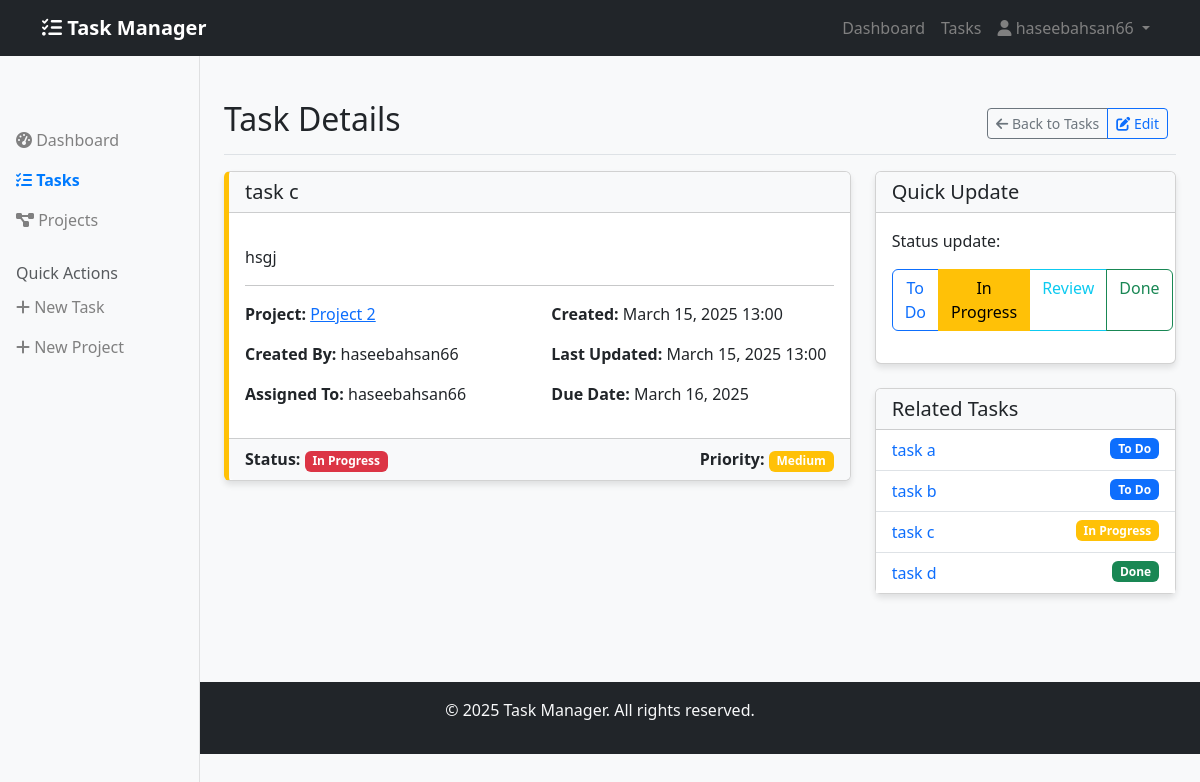
Screenshot of /tasks/task/9/ (signed in) with the database file from the repository.
### users/models.py (models this page shows, shortened)
class User(AbstractUser):
    is_admin = models.BooleanField(default=False)
    groups = models.ManyToManyField(
        'auth.Group',
        verbose_name='groups',
        blank=True,
        related_name='custom_user_set',
        help_text='The groups this user belongs to.'
    )
    user_permissions = models.ManyToManyField(
        'auth.Permission',
        verbose_name='user permissions',
        blank=True,
        related_name='custom_user_permissions',
        help_text='Specific permissions for this user.'
    )

### tasks/models.py (models this page shows, shortened)
class Task(models.Model):
    PRIORITY_CHOICES = [
        ('low', 'Low'),
        ('medium', 'Medium'),
        ('high', 'High'),
    ]
    STATUS_CHOICES = [
        ('todo', 'To Do'),
        ('in_progress', 'In Progress'),
        ('review', 'Review'),
        ('done', 'Done'),
        ('get_priority', 'Priority'),
    ]
    title = models.CharField(max_length=200)
    description = models.TextField(blank=True)
    created_at = models.DateTimeField(auto_now_add=True)
    updated_at = models.DateTimeField(auto_now=True)
    due_date = models.DateField()
    priority = models.CharField(max_length=10, choices=PRIORITY_CHOICES, default='medium')
    status = models.CharField(max_length=20, choices=STATUS_CHOICES, default='todo')
    project = models.ForeignKey(Project, on_delete=models.CASCADE, related_name='tasks')
    assigned_to = models.ForeignKey(settings.AUTH_USER_MODEL, on_delete=models.CASCADE, related_name='assigned_tasks')
    created_by = models.ForeignKey(settings.AUTH_USER_MODEL, on_delete=models.CASCADE, related_name='created_tasks')

class Project(models.Model):
    name = models.CharField(max_length=100)
    description = models.TextField(blank=True)
    created_at = models.DateTimeField(auto_now_add=True)
    created_by = models.ForeignKey(settings.AUTH_USER_MODEL, on_delete=models.CASCADE, related_name='projects')

### tasks/views.py (the view)
# urls.py: path('task/<int:pk>/', TaskDetailView.as_view(), name='task-detail'),
class TaskDetailView(LoginRequiredMixin, DetailView):
    model = Task

### templates/tasks/task_detail.html (shortened to what this page needs)
{% extends "base.html" %}
{% block tasks_active %}active{% endblock %}
{% block content %}
<div class="d-flex justify-content-between flex-wrap flex-md-nowrap align-items-center pt-3 pb-2 mb-3 border-bottom">
    <h1 class="h2">Task Details</h1>
    <div class="btn-toolbar mb-2 mb-md-0">
        <div class="btn-group me-2">
            <a href="{% url 'task-list' %}" class="btn btn-sm btn-outline-secondary">
                <i class="fas fa-arrow-left"></i> Back to Tasks
            </a>
            {% if user.is_superuser or user == task.created_by %}
                <a href="{% url 'task-update' task.id %}" class="btn btn-sm btn-outline-primary">
                    <i class="fas fa-edit"></i> Edit
                </a>
            {% endif %}
        </div>
    </div>
</div>
<div class="row">
    <div class="col-md-8">
        <div class="card mb-4 task-priority-{{ task.priority }}">
            <div class="card-header bg-light">
                <h5 class="card-title mb-0">{{ task.title }}</h5>
            </div>
            <div class="card-body">
                <p class="card-text">{{ task.description|linebreaks }}</p>
                <hr>
                <div class="row">
                    <div class="col-md-6">
                        <p><strong>Project:</strong> <a href="{% url 'project-detail' task.project.id %}">{{ task.project.name }}</a></p>
                        <p><strong>Created By:</strong> {{ task.created_by.username }}</p>
                        <p><strong>Assigned To:</strong> {{ task.assigned_to.username }}</p>
                    </div>
                    <div class="col-md-6">
                        <p><strong>Created:</strong> {{ task.created_at|date:"F d, Y H:i" }}</p>
                        <p><strong>Last Updated:</strong> {{ task.updated_at|date:"F d, Y H:i" }}</p>
                        <p><strong>Due Date:</strong> {{ task.due_date|date:"F d, Y" }}</p>
                    </div>
                </div>
            </div>
            <div class="card-footer bg-light">
                <div class="d-flex justify-content-between">
                    <span>
                        <strong>Status:</strong>
                        <span class="badge bg-{{ task.status|yesno:'danger,success,warning,info' }}">
                            {{ task.get_status_display }}
                        </span>
                    </span>
                    <span>
                        <strong>Priority:</strong>
                        <span class="badge {% if task.priority == 'high' %}bg-danger{% elif task.priority == 'medium' %}bg-warning{% else %}bg-success{% endif %}">
                            {{ task.get_priority_display }}
                        </span>
                    </span>
                </div>
            </div>
        </div>
    </div>
    <div class="col-md-4">
        <div class="card mb-4">
            <div class="card-header bg-light">
                <h5 class="card-title mb-0">Quick Update</h5>
            </div>
            <div class="card-body">
                {% if user.is_superuser or user == task.created_by %}
                    <p>Status update:</p>
                    <form method="post" action="{% url 'task-update' task.id %}">
                        <div class="btn-group d-flex mb-3" role="group">
                            <a href="{% url 'task-update' task.id %}?status=todo" class="btn btn-outline-primary {% if task.status == 'todo' %}active{% endif %}">
                                To Do
                            </a>
                            <a href="{% url 'task-update' task.id %}?status=in_progress" class="btn btn-outline-warning {% if task.status == 'in_progress' %}active{% endif %}">
                                In Progress
                            </a>
                            <a href="{% url 'task-update' task.id %}?status=review" class="btn btn-outline-info {% if task.status == 'review' %}active{% endif %}">
                                Review
                            </a>
                            <a href="{% url 'task-update' task.id %}?status=done" class="btn btn-outline-success {% if task.status == 'done' %}active{% endif %}">
                                Done
                            </a>
                        </div>
                    </form>
                {% else %}
                    <p class="text-muted">You don't have permission to update this task's status.</p>
                {% endif %}
            </div>
        </div>
        <div class="card">
            <div class="card-header bg-light">
                <h5 class="card-title mb-0">Related Tasks</h5>
            </div>
            <div class="card-body p-0">
                <ul class="list-group list-group-flush">
                    {% for related_task in task.project.tasks.all|slice:":5" %}
                        {% if related_task != task %}
                            <li class="list-group-item">
                                <a href="{% url 'task-detail' related_task.id %}" class="text-decoration-none">
                                    {{ related_task.title }}
                                </a>
                                <span class="badge {% if related_task.status == 'done' %}bg-success{% elif related_task.status == 'in_progress' %}bg-warning{% else %}bg-primary{% endif %} float-end">
                                    {{ related_task.get_status_display }}
                                </span>
                            </li>
                        {% endif %}
                    {% empty %}
                        <li class="list-group-item text-center">No related tasks</li>
                    {% endfor %}
                </ul>
            </div>
        </div>
    </div>
</div>
{% endblock %}

### templates/base.html (shortened to what this page needs)
<!DOCTYPE html>
<html lang="en">
<head>
    <link href="https://cdn.jsdelivr.net/npm/bootstrap@5.3.0/dist/css/bootstrap.min.css" rel="stylesheet">
    <link rel="stylesheet" href="https://cdnjs.cloudflare.com/ajax/libs/font-awesome/6.4.0/css/all.min.css">
</head>
<body>
    <nav class="navbar navbar-expand-lg navbar-dark bg-dark fixed-top">
        <div class="container">
            <a class="navbar-brand" href="{% url 'dashboard' %}">
                <i class="fas fa-tasks"></i> Task Manager
            </a>
            <div class="collapse navbar-collapse" id="navbarNav">
                <ul class="navbar-nav ms-auto">
                    {% if user.is_authenticated %}
                        <li class="nav-item">
                            <a class="nav-link" href="{% url 'dashboard' %}">Dashboard</a>
                        </li>
                        <li class="nav-item">
                            <a class="nav-link" href="{% url 'task-list' %}">Tasks</a>
                        </li>
                        <li class="nav-item dropdown">
                            <a class="nav-link dropdown-toggle" href="#" id="userDropdown" role="button"
                               data-bs-toggle="dropdown" aria-expanded="false">
                                <i class="fas fa-user"></i> {{ user.username }}
                            </a>
                        </li>
                    {% endif %}
                </ul>
            </div>
        </div>
    </nav>
    <div class="container-fluid">
        <div class="row">
            {% if user.is_authenticated %}
                <nav id="sidebarMenu" class="col-md-3 col-lg-2 d-md-block sidebar collapse">
                    <div class="sidebar-sticky pt-3">
                        <ul class="nav flex-column">
                            <li class="nav-item">
                                <a class="nav-link {% block dashboard_active %}{% endblock %}" href="{% url 'dashboard' %}">
                                    <i class="fas fa-tachometer-alt"></i> Dashboard
                                </a>
                            </li>
                            <li class="nav-item">
                                <a class="nav-link {% block tasks_active %}{% endblock %}" href="{% url 'task-list' %}">
                                    <i class="fas fa-tasks"></i> Tasks
                                </a>
                            </li>
                            <li class="nav-item">
                                <a class="nav-link {% block projects_active %}{% endblock %}" href="{% url 'project-list' %}">
                                    <i class="fas fa-project-diagram"></i> Projects
                                </a>
                            </li>
                        </ul>
                        <h6 class="sidebar-heading d-flex justify-content-between align-items-center px-3 mt-4 mb-1 text-muted">
                            <span>Quick Actions</span>
                        </h6>
                        <ul class="nav flex-column mb-2">
                            <li class="nav-item">
                                <a class="nav-link" href="{% url 'task-create' %}">
                                    <i class="fas fa-plus"></i> New Task
                                </a>
                            </li>
                            <li class="nav-item">
                                <a class="nav-link" href="{% url 'project-create' %}">
                                    <i class="fas fa-plus"></i> New Project
                                </a>
                            </li>
                        </ul>
                    </div>
                </nav>
            {% endif %}
            <main role="main" class="{% if user.is_authenticated %}col-md-9 ms-sm-auto col-lg-10 px-md-4{% else %}col-12{% endif %}">
                <div class="mt-4">
                    {% block content %}{% endblock %}
                </div>
            </main>
        </div>
    </div>
    <footer class="bg-dark text-light mt-5 py-3">
        <div class="container text-center">
            <p>&copy; {% now "Y" %} Task Manager. All rights reserved.</p>
        </div>
    </footer>
</body>
</html>

### templates/base.html (style rules this page uses)
body { padding-top: 60px; background-color: #f8f9fa; }
.navbar-brand { font-weight: bold; }
.card { box-shadow: 0 4px 6px rgba(0, 0, 0, 0.1); margin-bottom: 1.5rem; }
.task-priority-medium { border-left: 5px solid #ffc107; }
.sidebar { position: fixed; top: 56px; bottom: 0; left: 0; z-index: 100; padding: 48px 0 0; box-shadow: inset -1px 0 0 rgba(0, 0, 0, .1); background-color: #f8f9fa; }
.sidebar-sticky { position: relative; top: 0; height: calc(100vh - 48px); padding-top: .5rem; overflow-x: hidden; overflow-y: auto; }
.nav-link { color: grey; }
.nav-link.active { font-weight: bold; color: #007bff; }
.mt-5 { margin-top: 4rem !important; }

### rows the page displays
User: username "haseebahsan66"
Task: title "task c", description "hsgj", project.name "Project 2", created_by.username "haseebahsan66", assigned_to.username "haseebahsan66", created_at "March 15, 2025 13:00", updated_at "March 15, 2025 13:00", due_date "March 16, 2025", status "In Progress", priority "Medium"
Task: title "task a", status "To Do"
Task: title "task b", status "To Do"
Task: title "task c", status "In Progress"
Task: title "task d", status "Done"
